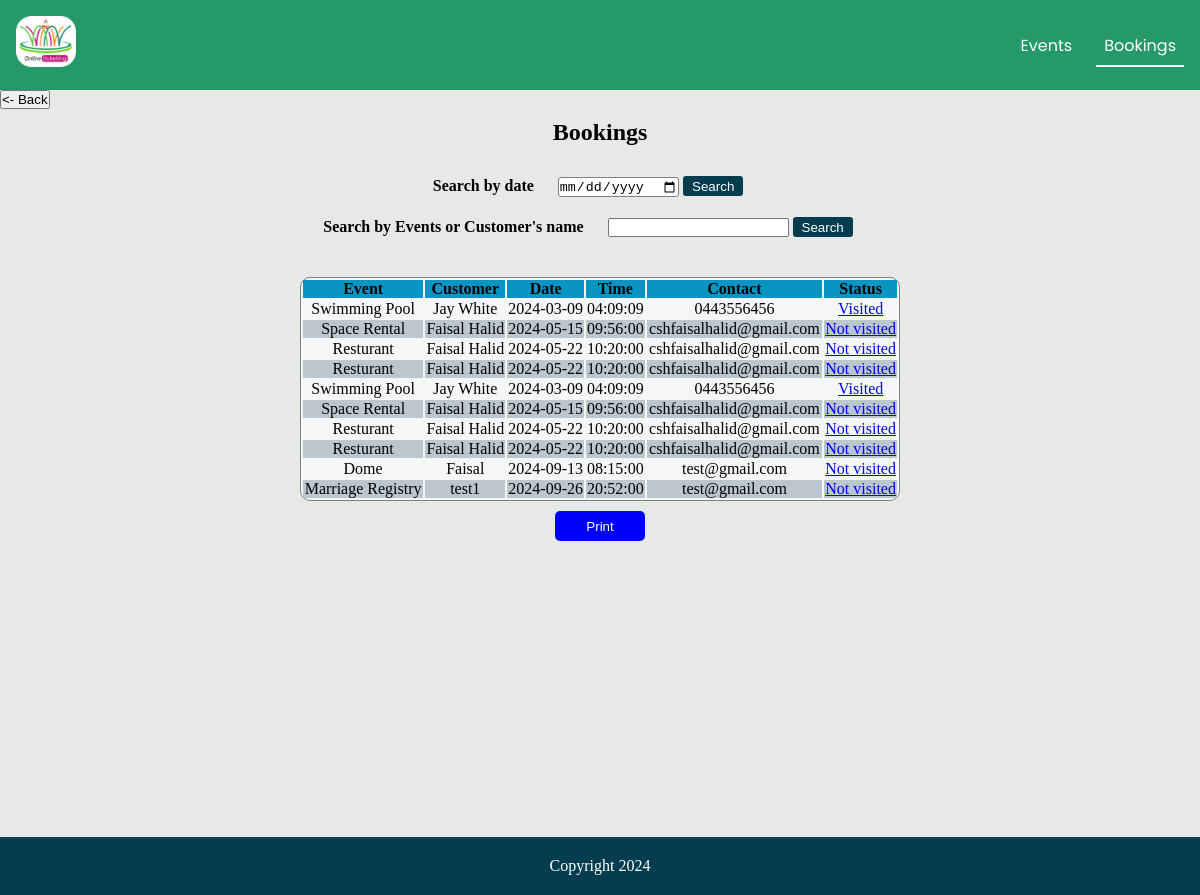
The app's page /bookings.php (signed in), older data.
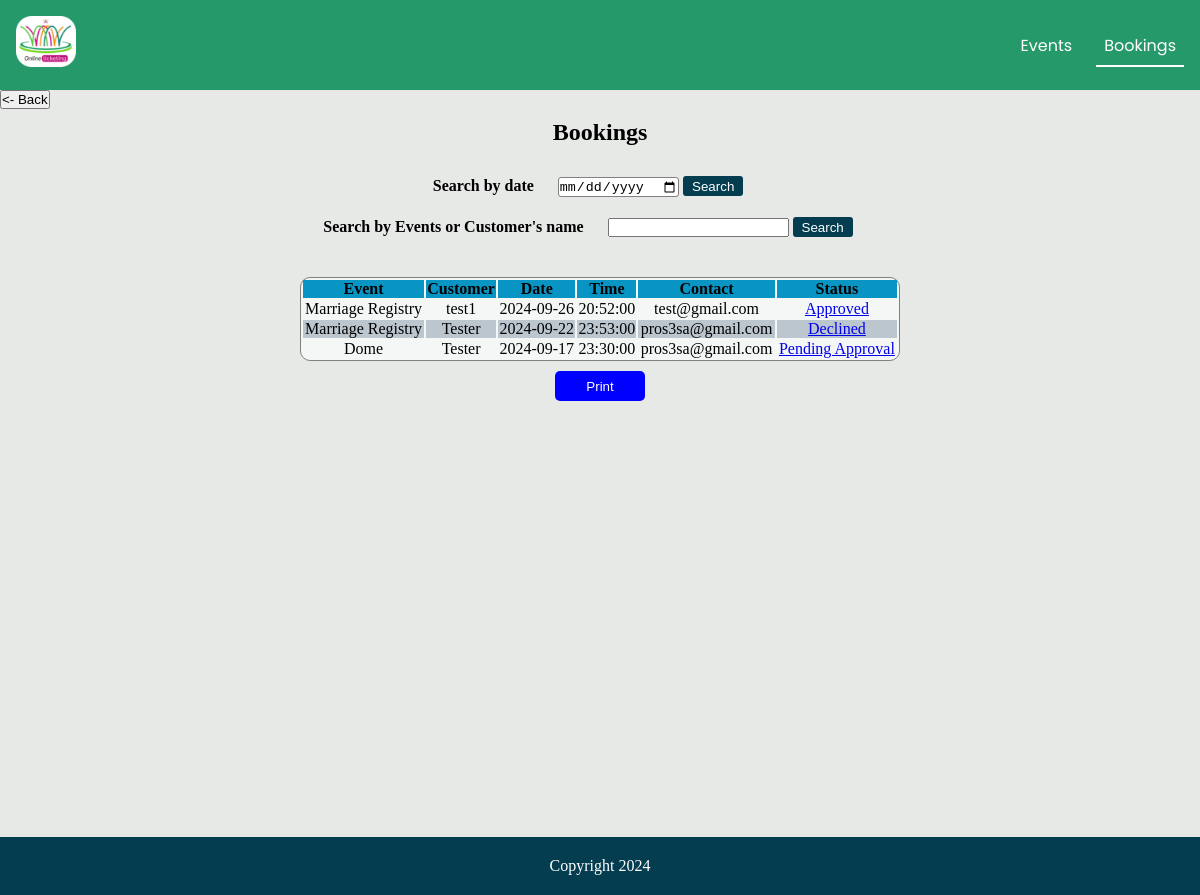
The same page, newer data.
### tables this page shows
CREATE TABLE `booking` (
  `department` varchar(40) DEFAULT NULL,
  `Customer` varchar(50) DEFAULT NULL,
  `Date` date DEFAULT NULL,
  `Time` time DEFAULT NULL,
  `status` varchar(30) DEFAULT NULL,
  `contact` varchar(40) DEFAULT NULL,
  `id` int(10) unsigned zerofill NOT NULL
);

### bookings.php (the view, shortened to what this page needs)
<?php
    include 'connection.php';
       if(isset($_GET['date'])){
        $date = $_GET['date'];
          $SELECT = "SELECT *FROM booking where date = '$date'";
       }
       else if(isset($_GET['name'])){
        $name = $_GET['name'];
        $SELECT = "SELECT *FROM booking where department  LIKE '%$name%' or Customer LIKE '%$name%'";
       }
       else{
          $SELECT = "SELECT *FROM booking";
         }
       $query = mysqli_query($connection, $SELECT);
       ?>
<!DOCTYPE html>
<html lang="en">
  <head>
    <link
      rel="stylesheet"
      href="https://cdnjs.cloudflare.com/ajax/libs/font-awesome/6.4.0/css/all.min.css"
    />
    <link rel="stylesheet" href="./css/tickets.css" />
  </head>
  <body>
    <nav id="hide">
      <a href="#home" id="logo"><img src="./images/logo.png"></a>
      <ul>
        <li>
          <a href="dashboard.php" >Events</a>
        </li>
        <li>
            <a href="tickets.html" class="active">Bookings</a>
          </li>
      </ul>
    </nav>
    <button class="back" onclick="goBack()"><- Back</button>
    <h2 id="h11">Bookings</h2>
   <div class="query" id="hide2">
        <form action="#" method="get" id="notprint">
            <a for="date">Search by date</a>
            <input type="date" name="date" id="date" required>
            <button name="view" type="submit">Search</button>
        </form>
        <form action="#" method="get" id="notprint">
            <a for="date">Search by Events or Customer's name</a>
            <input type="text" name="name" id="date" required>
            <button name="view2" type="submit">Search</button>
        </form>
    </div>
    <div class="tablediv" id="content-to-print">
        <table >
        <tr>
            <th>Event</th>
            <th>Customer</th>
            <th>Date </th>
            <th>Time</th>
            <th>Contact</th>
            <th>Status</th>
        </tr>
        <?php
          while($res = mysqli_fetch_assoc($query)){
            echo '
                <tr>
                      <td>'.$res['department'].'</td>
                      <td>'.$res['Customer'].'</td>
                      <td>'.$res['Date'].'</td>
                      <td>'.$res['Time'].'</td>
                      <td>'.$res['contact'].'</td>
                      <td><a href="setstatus.php?bookingid='.$res['id'].'">'.$res['status'].'</a></td>
                  </tr>
                ';
          }
        ?>
    </table>
    <center id="hide3" style="margin-top: 10px;"><button  style="width:90px; height:30px; border:none; color:white; background-color:blue; border-radius:5px" onclick="printDiv()">Print</button></center>
    </div>
    <footer>
        <p>Copyright 2024</p>
    </footer>
  </body>
</html>

### css/tickets.css (style rules this page uses)
* { padding: 0; margin: 0; box-sizing: border-box; }
body { background-color: #e7e9e7; }
nav { font-family: "Poppins", sans-serif; display: flex; align-items: center; justify-content: space-between; background-color: #259969; padding: 1em; }
form { margin: 10px auto; }
nav a { text-decoration: none; text-transform: capitalize; color: #ffffff; }
#logo img { width:60px; }
ul { list-style: none; display: flex; gap: 1em; }
ul a { padding: 0.5em; }
.active { border-bottom: 2px solid #ffffff; }
#h11 { text-align: center; margin-top: 10px; margin-bottom: 10px; }
.tablediv { min-height: 70vh; }
table { width: 50%; text-align: center; border: 0.3px solid gray; margin: auto; border-radius: 10px; background-color: #f5f7f7; }
table th { background-color: #0895c4; }
table tr:nth-child(odd) { background-color: rgb(188, 198, 207); }
.query { width:98%; display: flex; align-items: center; justify-content: center; margin-bottom: 20px; padding:10px; flex-direction: column; }
.query a { font-weight: bold; margin-right: 20px; }
.back { color:black; }
.query input[type='date'] { border-radius: 3px; border: 0.5px solid gray; height: 20px; }
.query button { border: none; background-color: #043d50; color: white; border-radius: 3px; width:60px; height: 20px; }
footer { background-color: #043d50; padding: 20px; display: flex; justify-content: center; align-items: center; color: #ffffff; }

Row changes from the older to the newer data that the page shows:
removed booking: department "Swimming Pool", Customer "Jay White", Date "2024-03-09", Time "04:09:09", contact "0443556456", status "Visited"
removed booking: department "Space Rental", Customer "Faisal Halid", Date "2024-05-15", Time "09:56:00", contact "cshfaisalhalid@gmail.com", status "Not visited"
removed booking: department "Resturant", Customer "Faisal Halid", Date "2024-05-22", Time "10:20:00", contact "cshfaisalhalid@gmail.com", status "Not visited"
removed booking: department "Resturant", Customer "Faisal Halid", Date "2024-05-22", Time "10:20:00", contact "cshfaisalhalid@gmail.com", status "Not visited"
removed booking: department "Swimming Pool", Customer "Jay White", Date "2024-03-09", Time "04:09:09", contact "0443556456", status "Visited"
removed booking: department "Space Rental", Customer "Faisal Halid", Date "2024-05-15", Time "09:56:00", contact "cshfaisalhalid@gmail.com", status "Not visited"
removed booking: department "Resturant", Customer "Faisal Halid", Date "2024-05-22", Time "10:20:00", contact "cshfaisalhalid@gmail.com", status "Not visited"
removed booking: department "Resturant", Customer "Faisal Halid", Date "2024-05-22", Time "10:20:00", contact "cshfaisalhalid@gmail.com", status "Not visited"
removed booking: department "Marriage Registry", Customer "test1", Date "2024-09-26", Time "20:52:00", contact "test@gmail.com", status "Not visited"
added booking: department "Marriage Registry", Customer "test1", Date "2024-09-26", Time "20:52:00", contact "test@gmail.com", status "Approved"
added booking: department "Marriage Registry", Customer "Tester", Date "2024-09-22", Time "23:53:00", contact "pros3sa@gmail.com", status "Declined"
changed booking "Dome": Customer "Faisal" → "Tester"; Date "2024-09-13" → "2024-09-17"; Time "08:15:00" → "23:30:00"; contact "test@gmail.com" → "pros3sa@gmail.com"; status "Not visited" → "Pending Approval"
